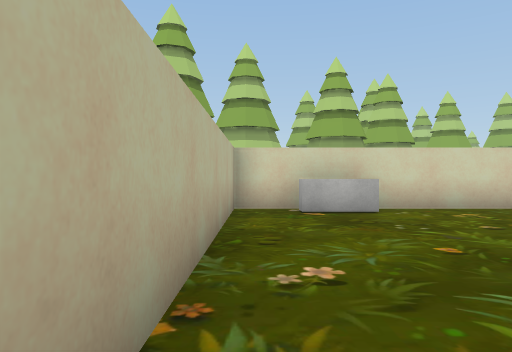
view 1 (above)

12 first-person views from a walk through a 3-D level made in the Unity game engine. The camera is 1.3 m above the floor, looks level and sees 70° across. The floor is counted in squares, 2 m on a side. Each view is taken from the middle of a square. On the plan, view 1 faces up. The plan holds only what a view shows up to about 11 squares ahead; the rest is blank. The place goes on beyond the plan. The player is left out. Some surface patterns are stand-ins.

view 2
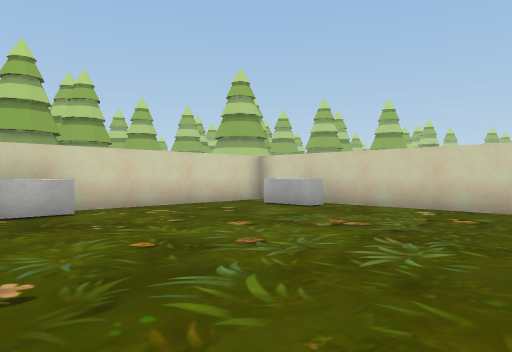

view 3
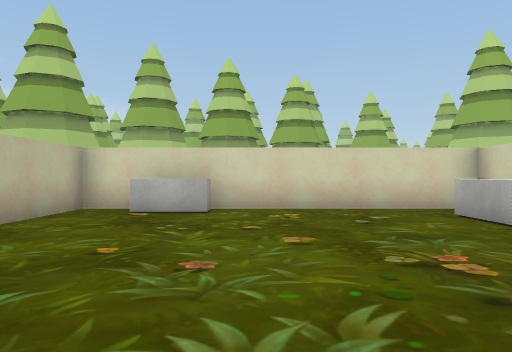

view 4
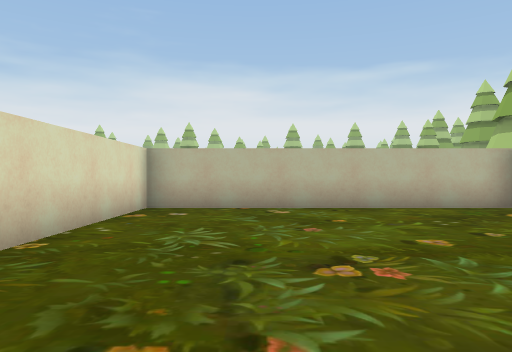

view 5
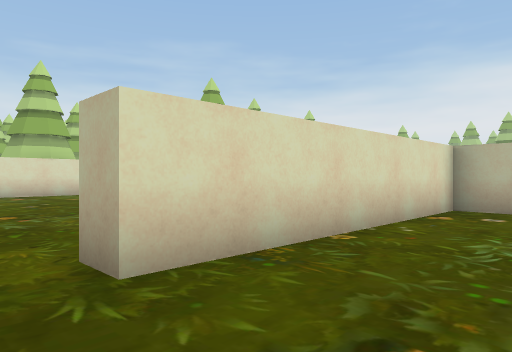

view 6
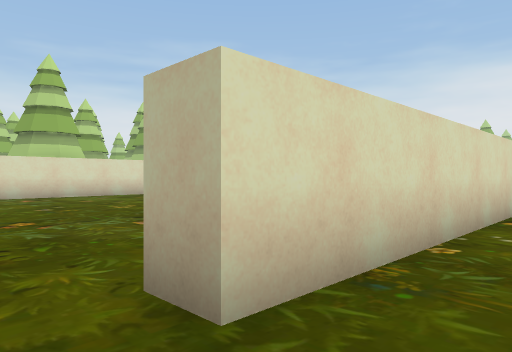

view 7
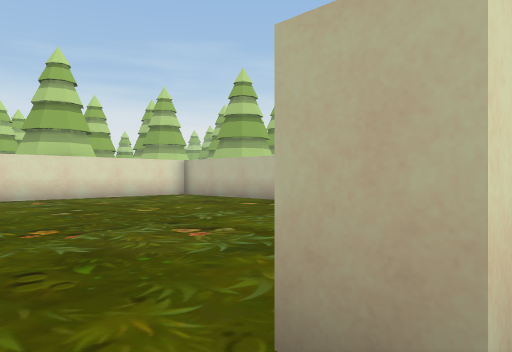

view 8
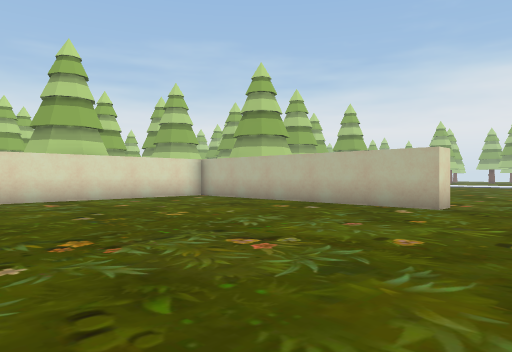

view 9
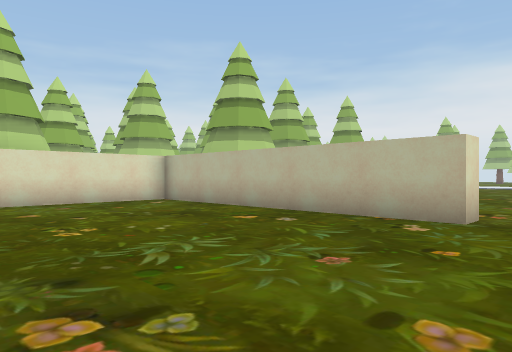

view 10
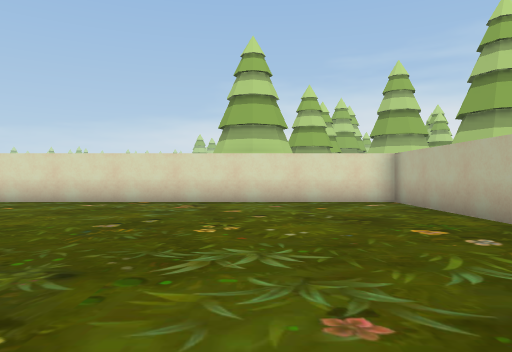

view 11
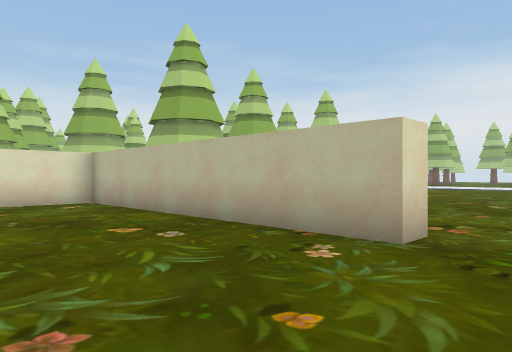

view 12
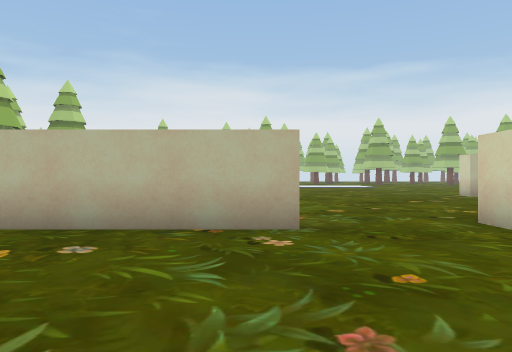

### Floor plan
Points are (right, up) in squares from view 1. A wall is a line through its corners. A room is listed if a view was taken in it or the views show most of it. See-through windows are left out.
Room 1 (views 1, 2, 3, 4, 5, 6, 7)
walls: (0.6, 7.2) (-0.4, 7.2) (-0.4, -0.2) (6, -0.2); (7.4, 6.4) (7.4, 7.2) (1.5, 7.2)
ways out: opening at (6.5, -1) to room 2
objects: other object (7, 5) to (7, 6)
Room 2 (views 8, 9, 10, 11, 12)
walls: (-1.1, -3.5) (-0.4, -3.5) (-0.4, -11.1) (7.5, -11.1); (-0.4, -0.9) (-1.1, -0.9); (6, -0.2) (6, -1)
ways out: opening at (6.5, -1) to room 1; opening at (-1, -2.5)

Positions as (right, up) in squares from view 1, and headings:
1: (0, 0), facing up
2: (0, 0), facing up-right
3: (3, 0), facing up
4: (7, 2), facing left
5: (7, 2), facing down-left
6: (7, 1), facing down-left
7: (7, 0), facing down-left
8: (7, -1), facing down-left
9: (5, -2), facing down-left
10: (3, -2), facing down
11: (3, -2), facing down-left
12: (4, -4), facing left
